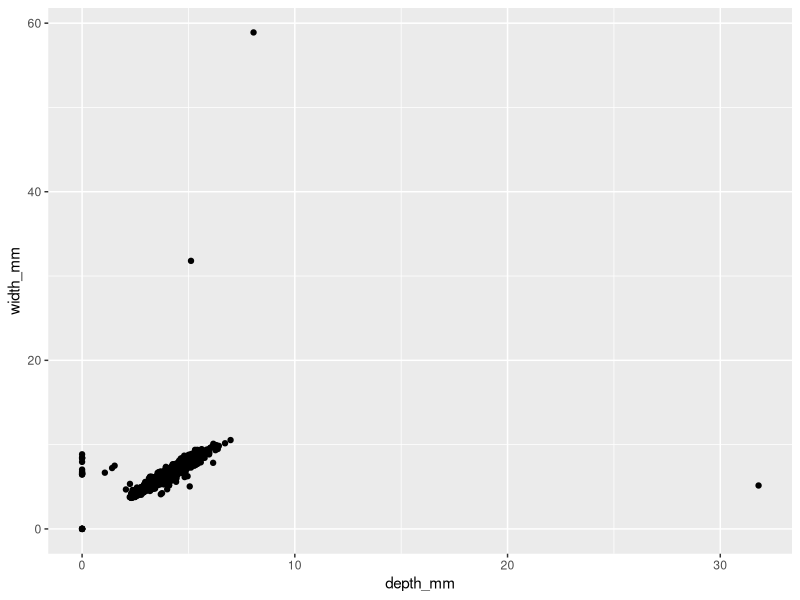
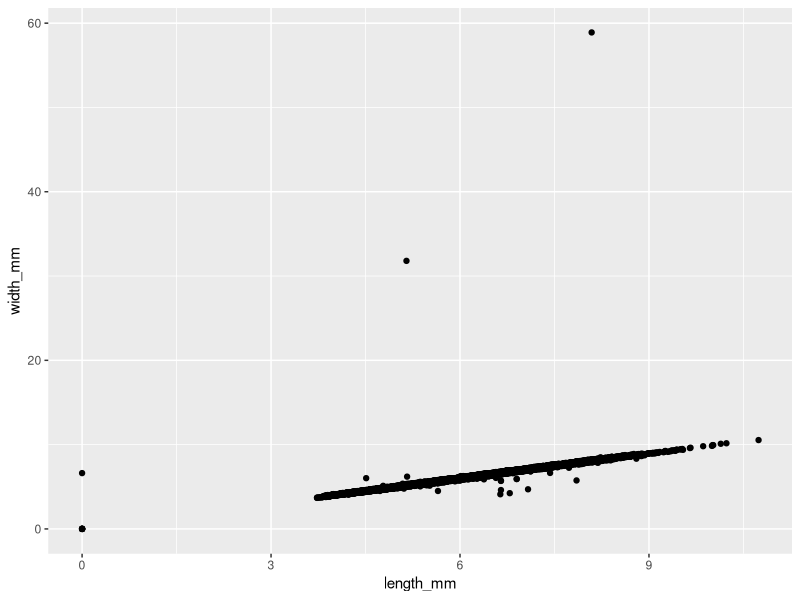

These figures' R source, in order:
## ---- chunk 1
library(tidyverse) 
library(ggplot2)
## ---- chunk 2
diamonds <- diamonds %>% rename(
    depth_pct = depth,
    length_mm = x,
    width_mm = y,
    depth_mm = z,
    table_pct = table
  )
## ---- chunk 3
diamonds %>%
ggplot(mapping = aes(x = depth_mm,
                      y = width_mm)) +
  geom_point()

diamonds %>%
ggplot(mapping = aes(x = length_mm,
                      y = width_mm)) +
  geom_point()

diamondsnew <- diamonds %>%
  filter(width_mm > 0,
         length_mm > 0,
         depth_mm > 0) %>%
  mutate(table_mm = table_pct * width_mm / 100)
## ---- chunk 4



# Overall table_mm arithmetic mean?


diamondsnew %>%
  summarise(meantable = mean(table_mm))



# table_mm arithmetic mean within each clarity category

diamondsnew %>%
  group_by(clarity) %>%
  summarise(meantables = mean(table_mm))




## ---- chunk 5
# calculate the arithmetic mean across all numeric variables

 # depth, table, price, length, width, depth

diamondsnew %>%
  summarize(
    across(depth_pct:depth_mm,
           mean)
  )
## ---- chunk 6
# Write gmean() command
diamondsnew %>% 
  summarize(across(where(is.numeric),
         function(x) mean(x, na.rm = TRUE),
         .names = "avg_{.col}"))


gmean <- function(x){
  xbar_g <- exp(mean(log(x)))
  return(xbar_g)
}


## ---- chunk 7

test_data <- list(
  test1 = c(2.1, 3.8, 4.2),
  test2 = c(1, 10, 100, 1000),
  test3 = c(0, 1, 4),
  test4 = c(0.38,  0.94, -1.56),
  test5 = c(TRUE, TRUE),
  test6 = c("6", "7", "8")
)


# Create for loop to test gmean() on the above examples


## ---- chunk 8
# Copy gmean() from Ex 3 and edit it to check the input





# Copy your code from Ex 4 to test your new command





## ---- chunk 9
# replicate the for loop from Ex 4 using the map (or a similar) function

## ---- chunk 10
# Overall table_mm arithmetic mean, median, and geometric mean?






# Arithmetic mean, median, and geometric mean of table_mm within each clarity category






## ---- chunk 11
# Create gmean2() that computes the geometric mean 
#   that uses the original definition






## ---- chunk 12
# Create a function that computes the harmonic mean







